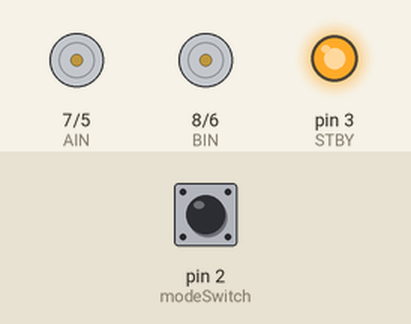
This sketch was run on a simulated Arduino Uno, built with avr-gcc and run on an emulated ATmega328P. Shown: direction and speed pins drawn as motors (green arrow = direction pin HIGH = forward, orange = LOW = backward, longer = more drive, stopped while the standby pin is LOW), output pins drawn as LEDs (lit = HIGH). Inputs (shaded band) come from the test bench; at power-on: pin 2 (modeSwitch) LOW.

Above: at 1.0 s.
At 21.5 s:
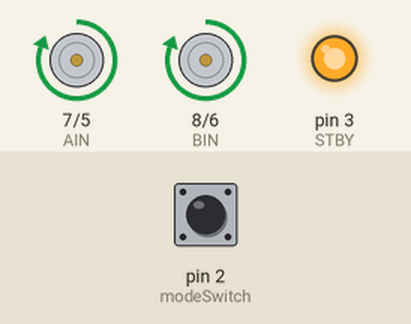
Timing chart, 0 to 23.4 s (numbered marks = the images above):
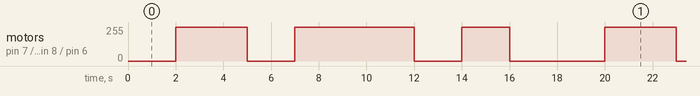

The sketch:

driving_forloops_lesson_1.ino
```cpp
// Lesson 2: Basic Motor Control with For Loops
// In this lesson, we will learn how to control the Elegoo smart car's motors using 'for' loops.

// Define IO pin
#define PWMA  5     // Controls power to right motor
#define PWMB  6     // Controls power to left motor
#define AIN   7     // Controls direction of right motor, HIGH = FORWARD, LOW = REVERSE
#define BIN   8     // Controls direction of right motor, HIGH = FORWARD, LOW = REVERSE
#define STBY  3     // Place H-Bridge in standby if LOW, Run if HIGH
#define modeSwitch 2 // Mode Switch input

// Initialize the car
void setup() {
  pinMode(PWMA, OUTPUT);     // Set IO pin mode OUTPUT
  pinMode(PWMB, OUTPUT);
  pinMode(BIN, OUTPUT);
  pinMode(AIN, OUTPUT);
  pinMode(STBY, OUTPUT);
  digitalWrite(PWMA, LOW);   // Fully Off
  digitalWrite(STBY, HIGH);  // Enable Motors to run
}

// Function to move the car forward for a specified number of steps using 'for' loop
void moveForwardSteps(int steps) {
  digitalWrite(AIN, HIGH);    // Forward direction on Right
  digitalWrite(BIN, HIGH);    // Forward direction on Left
  digitalWrite(PWMA, HIGH);   // Full power on Right
  digitalWrite(PWMB, HIGH);   // Full power on Left

  // Use a 'for' loop to move the car for the specified number of steps
  for (int i = 0; i < steps; i++) {
    // Adjust the delay to control the speed and distance covered in each step
    delay(1000);  // 1-second delay (adjust as needed)
  }

  // Stop the car after the loop completes
  stopMotors();
}

// Function to stop the motors
void stopMotors() {
  digitalWrite(PWMA, LOW);   // No power on Right
  digitalWrite(PWMB, LOW);   // No power on Left
}

// Main loop
void loop() {
  while (digitalRead(modeSwitch) == 1)  // Wait for mode switch to be pressed (go to 0)
    ;  // Do nothing

  delay(2000);

  // Example 1: Move the car forward for 3 steps
  moveForwardSteps(3);  // Move forward for 3 seconds
  delay(2000);

  // Example 2: Move the car forward for 5 steps
  moveForwardSteps(5);  // Move forward for 5 seconds
  delay(2000);

  // Example 3: Move the car forward for 2 steps
  moveForwardSteps(2);  // Move forward for 2 seconds
  delay(2000);

  stopMotors();  // Stop the car

  // Task for Students:
  // Create a new function that makes the car move backward for a specified number of steps using a 'for' loop.
  // Test your function by making the car move backward for different numbers of steps.
}
```

Measured:
- by itself, motor on pin 7 (AIN) / pin 5 (PWMA), motor on pin 8 (BIN) / pin 6 (PWMB): repeats every 18.0 s: stopped 2.0 s, forward 255/255 5.0 s, stopped 2.0 s, forward 255/255 2.0 s, stopped 4.0 s, forward 255/255 3.0 s
